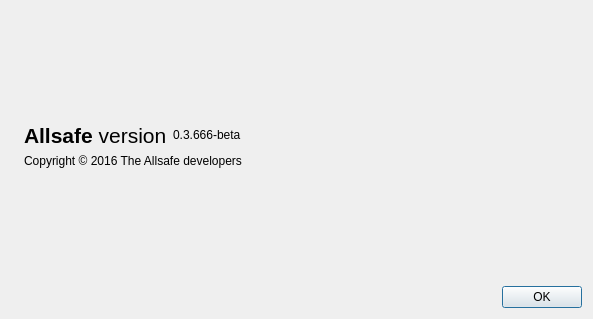
<?xml version="1.0" encoding="UTF-8"?>
<ui version="4.0">
 <class>AboutDialog</class>
 <widget class="QDialog" name="AboutDialog">
  <property name="geometry">
   <rect>
    <x>0</x>
    <y>0</y>
    <width>593</width>
    <height>319</height>
   </rect>
  </property>
  <property name="windowTitle">
   <string>About Allsafe</string>
  </property>
  <property name="styleSheet">
   <string notr="true">background-image: url(:/images/image2);</string>
  </property>
  <layout class="QHBoxLayout" name="horizontalLayout_2">
   <item>
    <widget class="QLabel" name="label_4">
     <property name="sizePolicy">
      <sizepolicy hsizetype="Preferred" vsizetype="Ignored">
       <horstretch>0</horstretch>
       <verstretch>0</verstretch>
      </sizepolicy>
     </property>
     <property name="pixmap">
      <pixmap resource="../bitcoin.qrc">:/images/about</pixmap>
     </property>
    </widget>
   </item>
   <item>
    <layout class="QVBoxLayout" name="verticalLayout_2">
     <item>
      <spacer name="verticalSpacer_2">
       <property name="orientation">
        <enum>Qt::Vertical</enum>
       </property>
       <property name="sizeHint" stdset="0">
        <size>
         <width>20</width>
         <height>40</height>
        </size>
       </property>
      </spacer>
     </item>
     <item>
      <layout class="QHBoxLayout" name="horizontalLayout">
       <item>
        <widget class="QLabel" name="label">
         <property name="font">
          <font>
           <pointsize>16</pointsize>
          </font>
         </property>
         <property name="cursor">
          <cursorShape>IBeamCursor</cursorShape>
         </property>
         <property name="text">
          <string>&lt;b&gt;Allsafe&lt;/b&gt; version</string>
         </property>
         <property name="textInteractionFlags">
          <set>Qt::LinksAccessibleByMouse|Qt::TextSelectableByKeyboard|Qt::TextSelectableByMouse</set>
         </property>
        </widget>
       </item>
       <item>
        <widget class="QLabel" name="versionLabel">
         <property name="cursor">
          <cursorShape>IBeamCursor</cursorShape>
         </property>
         <property name="text">
          <string notr="true">0.3.666-beta</string>
         </property>
         <property name="textInteractionFlags">
          <set>Qt::LinksAccessibleByMouse|Qt::TextSelectableByKeyboard|Qt::TextSelectableByMouse</set>
         </property>
        </widget>
       </item>
       <item>
        <spacer name="horizontalSpacer">
         <property name="orientation">
          <enum>Qt::Horizontal</enum>
         </property>
         <property name="sizeHint" stdset="0">
          <size>
           <width>40</width>
           <height>20</height>
          </size>
         </property>
        </spacer>
       </item>
      </layout>
     </item>
     <item>
      <widget class="QLabel" name="copyrightLabel">
       <property name="cursor">
        <cursorShape>IBeamCursor</cursorShape>
       </property>
       <property name="text">
        <string>Copyright © 2016 The Allsafe developers</string>
       </property>
       <property name="textInteractionFlags">
        <set>Qt::LinksAccessibleByMouse|Qt::TextSelectableByKeyboard|Qt::TextSelectableByMouse</set>
       </property>
      </widget>
     </item>
     <item>
      <spacer name="verticalSpacer">
       <property name="orientation">
        <enum>Qt::Vertical</enum>
       </property>
       <property name="sizeHint" stdset="0">
        <size>
         <width>20</width>
         <height>40</height>
        </size>
       </property>
      </spacer>
     </item>
     <item>
      <widget class="QDialogButtonBox" name="buttonBox">
       <property name="orientation">
        <enum>Qt::Horizontal</enum>
       </property>
       <property name="standardButtons">
        <set>QDialogButtonBox::Ok</set>
       </property>
      </widget>
     </item>
    </layout>
   </item>
  </layout>
 </widget>
 <resources>
  <include location="../bitcoin.qrc"/>
 </resources>
 <connections>
  <connection>
   <sender>buttonBox</sender>
   <signal>accepted()</signal>
   <receiver>AboutDialog</receiver>
   <slot>accept()</slot>
   <hints>
    <hint type="sourcelabel">
     <x>360</x>
     <y>308</y>
    </hint>
    <hint type="destinationlabel">
     <x>157</x>
     <y>274</y>
    </hint>
   </hints>
  </connection>
  <connection>
   <sender>buttonBox</sender>
   <signal>rejected()</signal>
   <receiver>AboutDialog</receiver>
   <slot>reject()</slot>
   <hints>
    <hint type="sourcelabel">
     <x>428</x>
     <y>308</y>
    </hint>
    <hint type="destinationlabel">
     <x>286</x>
     <y>274</y>
    </hint>
   </hints>
  </connection>
 </connections>
</ui>
